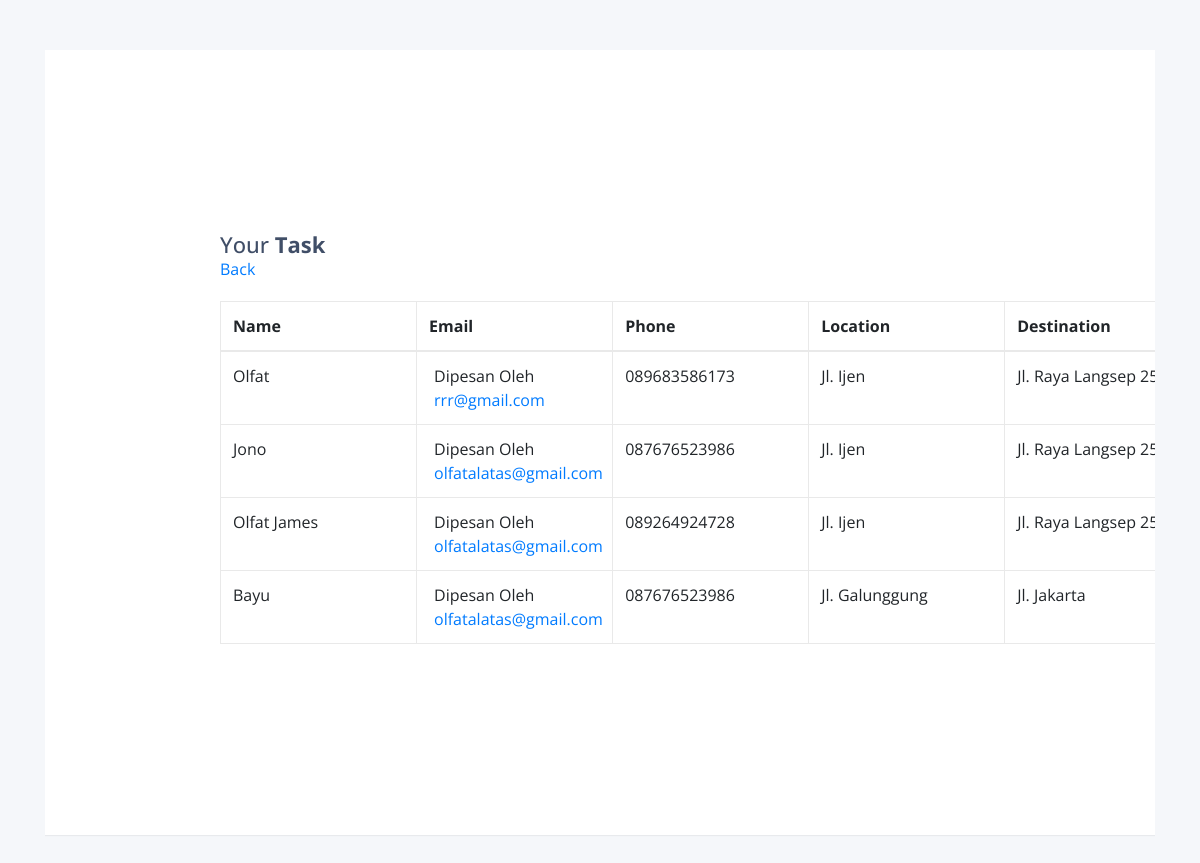
Page /jobmu.php on the committed database.
### tables this page shows
CREATE TABLE `pemesanan` (
  `id_pemesanan` int(11) NOT NULL,
  `nama` varchar(200) NOT NULL,
  `email_pemesan` varchar(50) NOT NULL,
  `telepon` varchar(20) NOT NULL,
  `lokasi` varchar(200) NOT NULL,
  `tujuan` varchar(200) NOT NULL,
  `jasa` text NOT NULL,
  `bayar` varchar(100) NOT NULL,
  `tanggal` date NOT NULL,
  `waktu` time NOT NULL,
  `status` varchar(100) NOT NULL DEFAULT 'Pending',
  `acc` varchar(100) NOT NULL DEFAULT 'Pending',
  `selesai` varchar(200) NOT NULL DEFAULT 'Pending',
  `bukti` varchar(200) NOT NULL DEFAULT 'Pending'
);

### jobmu.php (the view, shortened to what this page needs)
<?php
include 'koneksi.php';
?>
<!DOCTYPE html>
<html lang="en">
<head>
    <link rel="stylesheet" href="https://stackpath.bootstrapcdn.com/bootstrap/4.5.0/css/bootstrap.min.css">
    <link rel="stylesheet" href="https://maxcdn.bootstrapcdn.com/font-awesome/4.7.0/css/font-awesome.min.css">
</head>
<body>
    <div class="container-lg">
        <div class="table-responsive">
            <div class="table-wrapper">
                <div class="table-title">
                    <div class="row">
                        <div class="col-sm-8">
                            <h2>Your <b>Task</b></h2>
                        </div>
                        <div class="col-sm-8">
                            <a href="home.php"> Back </a>
                        </div>
                    </div>
                </div>
                <table class="table table-bordered">
                    <thead>
                        <tr>
                            <th>Name</th>
                            <th>Email</th>
                            <th>Phone</th>
                            <th>Location</th>
                            <th>Destination</th>
                        </tr>
                    </thead>
                    <tbody>
                        <?php
                        $email = $_SESSION['email'];
                        $data = mysqli_query($koneksi, "SELECT * FROM pemesanan WHERE acc != 'Pending'");
                        while ($d = mysqli_fetch_array($data)) {
                        ?>
                            <?php if ($d["email_pemesan"] == $email) : ?>
                            <?php else : ?>
                                <tr>
                                    <td><?php echo $d['nama']; ?></td>
                                    <td><?php if ($d['acc'] == 'Pending') {  ?>
                                            <p>Pending</p>
                                        <?php   } else { ?>
                                            <a>Dipesan Oleh</a><a href='profilpemesan.php?nama=<?= $d['email_pemesan']; ?>'><?= $d["email_pemesan"] ?></a>
                                        <?php   } ?>
                                    </td>
                                    <td><?php echo $d['telepon']; ?></td>
                                    <td><?php echo $d['lokasi']; ?></td>
                                    <td><?php echo $d['tujuan']; ?></td>
                                </tr>
                            <?php endif; ?>
                        <?php
                        }
                        ?>
                    </tbody>
                </table>
            </div>
        </div>
    </div>
</body>
</html>

### jobmu.php (style rules this page uses)
body { color: #404E67; background: #F5F7FA; font-family: 'Open Sans', sans-serif; width: 100%; }
.table-wrapper { width: 3000px; margin: 50px auto; background: #fff; padding: 175px; box-shadow: 0 1px 1px rgba(0, 0, 0, .05); }
.table-title { padding-bottom: 10px; margin: 0 0 10px; }
.table-title h2 { margin: 6px 0 0; font-size: 22px; }
table.table { table-layout: fixed; }
table.table tr th, table.table tr td { border-color: #e9e9e9; }
table.table td a { cursor: pointer; display: inline-block; margin: 0 5px; min-width: 24px; }

### rows in the picture
pemesanan: nama "Olfat", email_pemesan "rrr@gmail.com", telepon "089683586173", lokasi "Jl. Ijen", tujuan "Jl. Raya Langsep…"
pemesanan: nama "Jono", email_pemesan "olfatalatas@gmail.com", telepon "087676523986", lokasi "Jl. Ijen", tujuan "Jl. Raya Langsep…"
pemesanan: nama "Olfat James", email_pemesan "olfatalatas@gmail.com", telepon "089264924728", lokasi "Jl. Ijen", tujuan "Jl. Raya Langsep…"
pemesanan: nama "Bayu", email_pemesan "olfatalatas@gmail.com", telepon "087676523986", lokasi "Jl. Galunggung", tujuan "Jl. Jakarta"
